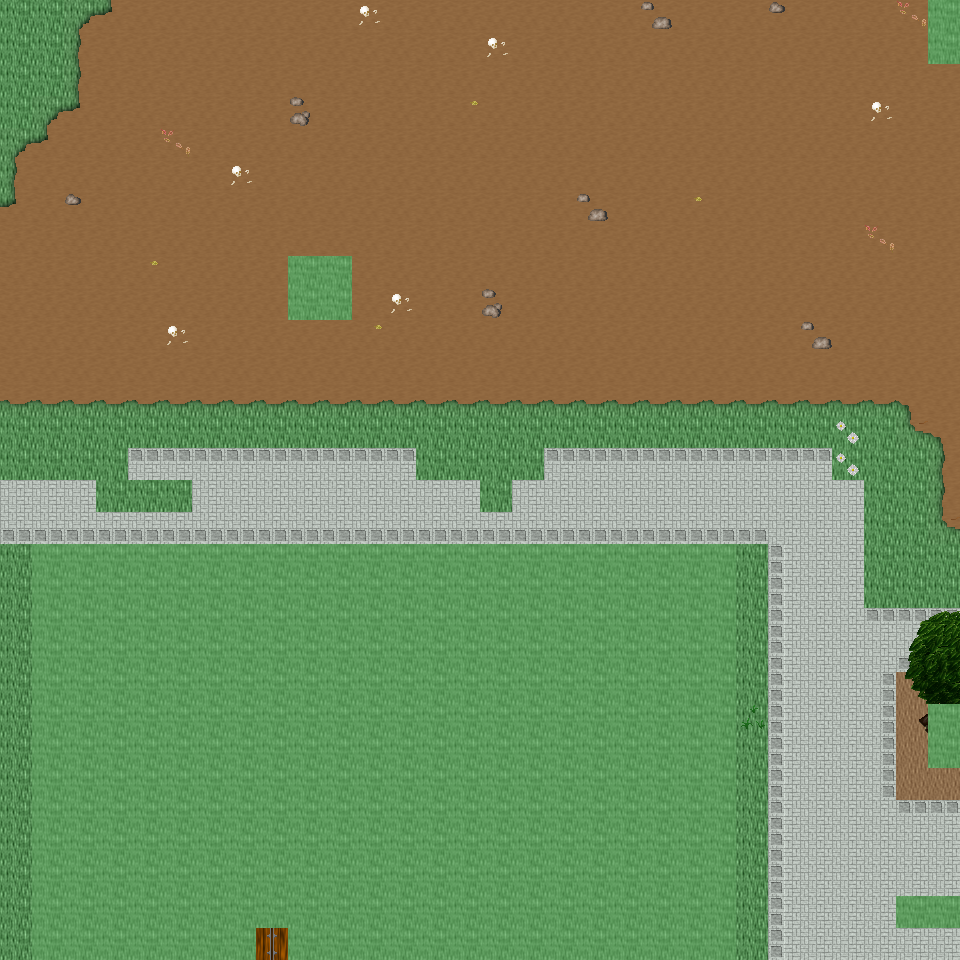

Rendered tile map (Tiled .tmx) drawn with the repository's tilesets; below, a short description and the map source with its tile grids summarised:
An orthogonal 30x30 tile map with 32x32 px tiles, 6 tile layers (Ground, Object, Object2, Above, ...), 53 tilesets and 8 objects (8x mapExit).

<map version="1.0" orientation="orthogonal" renderorder="right-down" width="30" height="30" tilewidth="32" tileheight="32" nextobjectid="9">
  <tileset firstgid="1" name="tileset_ground_ground" tilewidth="32" tileheight="32" tilecount="33" columns="3">
    <image source="../drawable/tileset_ground_ground.png" width="96" height="352" />
  </tileset>
  <tileset firstgid="34" name="tileset_building_castle" tilewidth="32" tileheight="32" tilecount="320" columns="20">
    <image source="../drawable/tileset_building_castle.png" width="640" height="512" />
  </tileset>
  <tileset firstgid="354" name="tileset_ground_square_patch" tilewidth="32" tileheight="32" tilecount="9" columns="3">
    <image source="../drawable/tileset_ground_square_patch.png" width="96" height="96" />
  </tileset>
  <tileset firstgid="363" name="tileset_building_decoration_banner" tilewidth="32" tileheight="32" tilecount="12" columns="1">
    <image source="../drawable/tileset_building_decoration_banner.png" width="32" height="384" />
  </tileset>
  <tileset firstgid="375" name="tileset_ground_water_pool" tilewidth="32" tileheight="32" tilecount="72" columns="3">
    <image source="../drawable/tileset_ground_water_pool.png" width="96" height="768" />
  </tileset>
  <tileset firstgid="447" name="tileset_building_wall_wall_brown" tilewidth="32" tileheight="32" tilecount="12" columns="3">
    <image source="../drawable/tileset_building_wall_wall_brown.png" width="96" height="128" />
  </tileset>
  <tileset firstgid="459" name="tileset_plant_grasses" tilewidth="32" tileheight="32" tilecount="6" columns="3">
    <image source="../drawable/tileset_plant_grasses.png" width="96" height="64" />
  </tileset>
  <tileset firstgid="465" name="tileset_plant_flower_daisy_white" tilewidth="32" tileheight="32" tilecount="8" columns="2">
    <image source="../drawable/tileset_plant_flower_daisy_white.png" width="64" height="128" />
  </tileset>
  <tileset firstgid="473" name="tileset_plant_tree_tree_darkgreen" tilewidth="32" tileheight="32" tilecount="88" columns="8">
    <image source="../drawable/tileset_plant_tree_tree_darkgreen.png" width="256" height="352" />
  </tileset>
  <tileset firstgid="561" name="tileset_plant_flower_daisy_red" tilewidth="32" tileheight="32" tilecount="8" columns="2">
    <image source="../drawable/tileset_plant_flower_daisy_red.png" width="64" height="128" />
  </tileset>
  <tileset firstgid="569" name="tileset_ground_grass_edges" tilewidth="32" tileheight="32" tilecount="36" columns="12">
    <image source="../drawable/tileset_ground_grass_edges.png" width="384" height="96" />
  </tileset>
  <tileset firstgid="605" name="tileset_ground_grass_corners" tilewidth="32" tileheight="32" tilecount="24" columns="6">
    <image source="../drawable/tileset_ground_grass_corners.png" width="192" height="128" />
  </tileset>
  <tileset firstgid="629" name="tileset_plant_bush_hedge" tilewidth="32" tileheight="32" tilecount="35" columns="5">
    <image source="../drawable/tileset_plant_bush_hedge.png" width="160" height="224" />
  </tileset>
  <tileset firstgid="664" name="tileset_ground_rock_pebbles" tilewidth="32" tileheight="32" tilecount="3" columns="1">
    <image source="../drawable/tileset_ground_rock_pebbles.png" width="32" height="96" />
  </tileset>
  <tileset firstgid="667" name="tileset_plant_bush_bushes" tilewidth="32" tileheight="32" tilecount="10" columns="5">
    <image source="../drawable/tileset_plant_bush_bushes.png" width="160" height="64" />
  </tileset>
  <tileset firstgid="677" name="tileset_building_roof_red" tilewidth="32" tileheight="32" tilecount="20" columns="5">
    <image source="../drawable/tileset_building_roof_red.png" width="160" height="128" />
  </tileset>
  <tileset firstgid="697" name="tileset_plant_flower_daisy_yellow" tilewidth="32" tileheight="32" tilecount="8" columns="2">
    <image source="../drawable/tileset_plant_flower_daisy_yellow.png" width="64" height="128" />
  </tileset>
  <tileset firstgid="705" name="tileset_plant_leaves" tilewidth="32" tileheight="32" tilecount="8" columns="4">
    <image source="../drawable/tileset_plant_leaves.png" width="128" height="64" />
  </tileset>
  <tileset firstgid="713" name="tileset_item_corpse_skull_pale" tilewidth="32" tileheight="32" tilecount="2" columns="2">
    <image source="../drawable/tileset_item_corpse_skull_pale.png" width="64" height="32" />
  </tileset>
  <tileset firstgid="715" name="tileset_building_roof_blue" tilewidth="32" tileheight="32" tilecount="20" columns="5">
    <image source="../drawable/tileset_building_roof_blue.png" width="160" height="128" />
  </tileset>
  <tileset firstgid="735" name="tileset_plant_cactus" tilewidth="32" tileheight="32" tilecount="2" columns="1">
    <image source="../drawable/tileset_plant_cactus.png" width="32" height="64" />
  </tileset>
  <tileset firstgid="737" name="tileset_plant_flower_daisy_blue" tilewidth="32" tileheight="32" tilecount="8" columns="2">
    <image source="../drawable/tileset_plant_flower_daisy_blue.png" width="64" height="128" />
  </tileset>
  <tileset firstgid="745" name="tileset_plant_stump_stump_brown" tilewidth="32" tileheight="32" tilecount="4" columns="2">
    <image source="../drawable/tileset_plant_stump_stump_brown.png" width="64" height="64" />
  </tileset>
  <tileset firstgid="749" name="tileset_plant_stump_rectangular" tilewidth="32" tileheight="32" tilecount="4" columns="2">
    <image source="../drawable/tileset_plant_stump_rectangular.png" width="64" height="64" />
  </tileset>
  <tileset firstgid="753" name="tileset_furniture_carpet_border" tilewidth="32" tileheight="32" tilecount="12" columns="3">
    <image source="../drawable/tileset_furniture_carpet_border.png" width="96" height="128" />
  </tileset>
  <tileset firstgid="765" name="tileset_ground_pothole" tilewidth="32" tileheight="32" tilecount="4" columns="4">
    <image source="../drawable/tileset_ground_pothole.png" width="128" height="32" />
  </tileset>
  <tileset firstgid="769" name="tileset_furniture_carpet_carpets" tilewidth="32" tileheight="32" tilecount="8" columns="4">
    <image source="../drawable/tileset_furniture_carpet_carpets.png" width="128" height="64" />
  </tileset>
  <tileset firstgid="777" name="tileset_building_roof_yellow" tilewidth="32" tileheight="32" tilecount="20" columns="5">
    <image source="../drawable/tileset_building_roof_yellow.png" width="160" height="128" />
  </tileset>
  <tileset firstgid="797" name="tileset_plant_stump_stump_green" tilewidth="32" tileheight="32" tilecount="4" columns="2">
    <image source="../drawable/tileset_plant_stump_stump_green.png" width="64" height="64" />
  </tileset>
  <tileset firstgid="801" name="tileset_item_pot_pot_golden_centred" tilewidth="32" tileheight="32" tilecount="3" columns="3">
    <image source="../drawable/tileset_item_pot_pot_golden_centred.png" width="96" height="32" />
  </tileset>
  <tileset firstgid="804" name="tileset_building_roof_green" tilewidth="32" tileheight="32" tilecount="20" columns="5">
    <image source="../drawable/tileset_building_roof_green.png" width="160" height="128" />
  </tileset>
  <tileset firstgid="824" name="tileset_item_statue_fairypool" tilewidth="32" tileheight="32" tilecount="16" columns="2">
    <image source="../drawable/tileset_item_statue_fairypool.png" width="64" height="256" />
  </tileset>
  <tileset firstgid="840" name="tileset_building_window_window_left" tilewidth="32" tileheight="32" tilecount="2" columns="2">
    <image source="../drawable/tileset_building_window_window_left.png" width="64" height="32" />
  </tileset>
  <tileset firstgid="842" name="tileset_building_window_window_long" tilewidth="32" tileheight="32" tilecount="3" columns="3">
    <image source="../drawable/tileset_building_window_window_long.png" width="96" height="32" />
  </tileset>
  <tileset firstgid="845" name="tileset_building_door_door_n" tilewidth="32" tileheight="32" tilecount="6" columns="3">
    <image source="../drawable/tileset_building_door_door_n.png" width="96" height="64" />
  </tileset>
  <tileset firstgid="851" name="tileset_item_postbox" tilewidth="32" tileheight="32" tilecount="4" columns="2">
    <image source="../drawable/tileset_item_postbox.png" width="64" height="64" />
  </tileset>
  <tileset firstgid="855" name="tileset_building_window_window_right" tilewidth="32" tileheight="32" tilecount="2" columns="2">
    <image source="../drawable/tileset_building_window_window_right.png" width="64" height="32" />
  </tileset>
  <tileset firstgid="857" name="tileset_building_decoration_blue_circle" tilewidth="32" tileheight="32" tilecount="4" columns="2">
    <image source="../drawable/tileset_building_decoration_blue_circle.png" width="64" height="64" />
  </tileset>
  <tileset firstgid="861" name="tileset_plant_indoor_flower_baskets" tilewidth="32" tileheight="32" tilecount="3" columns="1">
    <image source="../drawable/tileset_plant_indoor_flower_baskets.png" width="32" height="96" />
  </tileset>
  <tileset firstgid="864" name="tileset_building_decoration_chimney_big" tilewidth="32" tileheight="32" tilecount="2" columns="1">
    <image source="../drawable/tileset_building_decoration_chimney_big.png" width="32" height="64" />
  </tileset>
  <tileset firstgid="866" name="tileset_building_decoration_banner_long" tilewidth="32" tileheight="32" tilecount="3" columns="3">
    <image source="../drawable/tileset_building_decoration_banner_long.png" width="96" height="32" />
  </tileset>
  <tileset firstgid="869" name="tileset_building_decoration_chimney" tilewidth="32" tileheight="32" tilecount="2" columns="1">
    <image source="../drawable/tileset_building_decoration_chimney.png" width="32" height="64" />
  </tileset>
  <tileset firstgid="871" name="tileset_building_decoration_longhorn_skull" tilewidth="32" tileheight="32" tilecount="6" columns="3">
    <image source="../drawable/tileset_building_decoration_longhorn_skull.png" width="96" height="64" />
  </tileset>
  <tileset firstgid="877" name="tileset_building_decoration_library_banner" tilewidth="32" tileheight="32" tilecount="6" columns="3">
    <image source="../drawable/tileset_building_decoration_library_banner.png" width="96" height="64" />
  </tileset>
  <tileset firstgid="883" name="tileset_logic_creature_elf" tilewidth="32" tileheight="32" tilecount="16" columns="8">
    <image source="../drawable/tileset_logic_creature_elf.png" width="256" height="64" />
  </tileset>
  <tileset firstgid="899" name="tileset_logic_portal" tilewidth="32" tileheight="32" tilecount="24" columns="8">
    <image source="../drawable/tileset_logic_portal.png" width="256" height="96" />
  </tileset>
  <tileset firstgid="923" name="tileset_logic_collision" tilewidth="32" tileheight="32" tilecount="1" columns="1">
    <image source="../drawable/tileset_logic_collision.png" width="32" height="32" />
  </tileset>
  <tileset firstgid="924" name="tileset_ground_green_paving" tilewidth="32" tileheight="32" tilecount="18" columns="3">
    <image source="../drawable/tileset_ground_green_paving.png" width="96" height="192" />
  </tileset>
  <tileset firstgid="942" name="tileset_light_door_light" tilewidth="32" tileheight="32" tilecount="12" columns="3">
    <image source="../drawable/tileset_light_door_light.png" width="96" height="128" />
  </tileset>
  <tileset firstgid="954" name="tileset_furniture_light_roots_lamp" tilewidth="32" tileheight="32" tilecount="6" columns="2">
    <image source="../drawable/tileset_furniture_light_roots_lamp.png" width="64" height="96" />
  </tileset>
  <tileset firstgid="960" name="tileset_light_dim_yellow_light_7x5" tilewidth="32" tileheight="32" tilecount="35" columns="7">
    <image source="../drawable/tileset_light_dim_yellow_light_7x5.png" width="224" height="160" />
  </tileset>
  <tileset firstgid="995" name="tileset_light_yellow_light_5x5" tilewidth="32" tileheight="32" tilecount="25" columns="5">
    <image source="../drawable/tileset_light_yellow_light_5x5.png" width="160" height="160" />
  </tileset>
  <tileset firstgid="1020" name="tileset_building_decoration_shop_banners" tilewidth="32" tileheight="32" tilecount="8" columns="8">
    <image source="../drawable/tileset_building_decoration_shop_banners.png" width="256" height="32" />
  </tileset>
  <layer name="Ground" width="30" height="30">
    <data>[900 cells, 900 non-empty, 5 distinct tile ids]</data>
  </layer>
  <layer name="Object" width="30" height="30">
    <data>[900 cells, 747 non-empty, 47 distinct tile ids]</data>
  </layer>
  <layer name="Object2" width="30" height="30">
    <data>[900 cells, 38 non-empty, 13 distinct tile ids]</data>
  </layer>
  <layer name="Above" width="30" height="30">
    <data>[900 cells, 11 non-empty, 9 distinct tile ids]</data>
  </layer>
  <layer name="Above2" width="30" height="30">
    <data>[900 cells, 0 non-empty, 0 distinct tile ids]</data>
  </layer>
  <layer name="Walkable" width="30" height="30">
    <data>[900 cells, 295 non-empty, 1 distinct tile ids]</data>
  </layer>
  <objectgroup name="MapEvents">
    <object id="1" name="north" type="mapExit" x="0" y="0" width="928" height="32">
      <properties>
        <property name="map" value="level_0_x154_y76" />
        <property name="x" value="0" />
        <property name="y" value="28" />
      </properties>
    </object>
    <object id="2" name="south" type="mapExit" x="0" y="928" width="32" height="32">
      <properties>
        <property name="map" value="level_0_x154_y78" />
        <property name="x" value="0" />
        <property name="y" value="1" />
      </properties>
    </object>
    <object id="3" name="south2" type="mapExit" x="256" y="928" width="32" height="32">
      <properties>
        <property name="map" value="level_0_x154_y78" />
        <property name="x" value="8" />
        <property name="y" value="1" />
      </properties>
    </object>
    <object id="4" name="south3" type="mapExit" x="736" y="928" width="224" height="32">
      <properties>
        <property name="map" value="level_0_x154_y78" />
        <property name="x" value="23" />
        <property name="y" value="1" />
      </properties>
    </object>
    <object id="5" name="west" type="mapExit" x="0" y="0" width="32" height="960">
      <properties>
        <property name="map" value="level_0_x153_y77" />
        <property name="x" value="28" />
        <property name="y" value="0" />
      </properties>
    </object>
    <object id="6" name="east" type="mapExit" x="928" y="64" width="32" height="640">
      <properties>
        <property name="map" value="level_0_x155_y77" />
        <property name="x" value="1" />
        <property name="y" value="2" />
      </properties>
    </object>
    <object id="7" name="east2" type="mapExit" x="928" y="768" width="32" height="128">
      <properties>
        <property name="map" value="level_0_x155_y77" />
        <property name="x" value="1" />
        <property name="y" value="24" />
      </properties>
    </object>
    <object id="8" name="east3" type="mapExit" x="928" y="928" width="32" height="32">
      <properties>
        <property name="map" value="level_0_x155_y77" />
        <property name="x" value="1" />
        <property name="y" value="29" />
      </properties>
    </object>
  </objectgroup>
</map>
